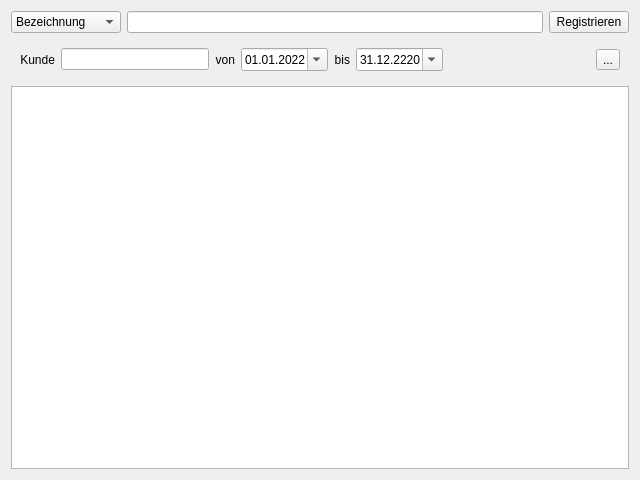
<?xml version="1.0" encoding="UTF-8"?>
<ui version="4.0">
 <class>Goods_Out</class>
 <widget class="QWidget" name="Goods_Out">
  <property name="geometry">
   <rect>
    <x>0</x>
    <y>0</y>
    <width>640</width>
    <height>480</height>
   </rect>
  </property>
  <property name="windowTitle">
   <string>Warenausgang</string>
  </property>
  <property name="locale">
   <locale language="German" country="Germany"/>
  </property>
  <layout class="QVBoxLayout" name="verticalLayout">
   <item>
    <widget class="QFrame" name="fr_search">
     <property name="frameShape">
      <enum>QFrame::NoFrame</enum>
     </property>
     <property name="frameShadow">
      <enum>QFrame::Raised</enum>
     </property>
     <layout class="QHBoxLayout" name="horizontalLayout">
      <property name="leftMargin">
       <number>0</number>
      </property>
      <property name="topMargin">
       <number>0</number>
      </property>
      <property name="rightMargin">
       <number>0</number>
      </property>
      <property name="bottomMargin">
       <number>0</number>
      </property>
      <item>
       <widget class="QComboBox" name="cb_search">
        <property name="minimumSize">
         <size>
          <width>110</width>
          <height>0</height>
         </size>
        </property>
        <item>
         <property name="text">
          <string>Bezeichnung</string>
         </property>
        </item>
        <item>
         <property name="text">
          <string>Name</string>
         </property>
        </item>
        <item>
         <property name="text">
          <string>EAN</string>
         </property>
        </item>
       </widget>
      </item>
      <item>
       <widget class="QLineEdit" name="le_search">
        <property name="frame">
         <bool>true</bool>
        </property>
       </widget>
      </item>
      <item>
       <widget class="QPushButton" name="pb_search">
        <property name="toolTip">
         <string>Artikel im Warenausgang registrieren</string>
        </property>
        <property name="text">
         <string>Registrieren</string>
        </property>
       </widget>
      </item>
     </layout>
    </widget>
   </item>
   <item>
    <widget class="QFrame" name="fr_search_options">
     <property name="frameShape">
      <enum>QFrame::NoFrame</enum>
     </property>
     <property name="frameShadow">
      <enum>QFrame::Raised</enum>
     </property>
     <layout class="QHBoxLayout" name="horizontalLayout_2">
      <item>
       <widget class="QLabel" name="l_customer">
        <property name="text">
         <string>Kunde</string>
        </property>
        <property name="alignment">
         <set>Qt::AlignRight|Qt::AlignTrailing|Qt::AlignVCenter</set>
        </property>
       </widget>
      </item>
      <item>
       <widget class="QLineEdit" name="le_customer">
        <property name="minimumSize">
         <size>
          <width>0</width>
          <height>0</height>
         </size>
        </property>
        <property name="toolTip">
         <string/>
        </property>
       </widget>
      </item>
      <item>
       <widget class="QLabel" name="l_date_from">
        <property name="text">
         <string>von</string>
        </property>
        <property name="alignment">
         <set>Qt::AlignRight|Qt::AlignTrailing|Qt::AlignVCenter</set>
        </property>
       </widget>
      </item>
      <item>
       <widget class="QDateEdit" name="date_from">
        <property name="dateTime">
         <datetime>
          <hour>0</hour>
          <minute>0</minute>
          <second>0</second>
          <year>2022</year>
          <month>1</month>
          <day>1</day>
         </datetime>
        </property>
        <property name="displayFormat">
         <string>dd.MM.yyyy</string>
        </property>
        <property name="calendarPopup">
         <bool>true</bool>
        </property>
       </widget>
      </item>
      <item>
       <widget class="QLabel" name="l_date_to">
        <property name="text">
         <string>bis</string>
        </property>
        <property name="alignment">
         <set>Qt::AlignRight|Qt::AlignTrailing|Qt::AlignVCenter</set>
        </property>
       </widget>
      </item>
      <item>
       <widget class="QDateEdit" name="date_to">
        <property name="minimumSize">
         <size>
          <width>0</width>
          <height>0</height>
         </size>
        </property>
        <property name="dateTime">
         <datetime>
          <hour>0</hour>
          <minute>0</minute>
          <second>0</second>
          <year>2220</year>
          <month>12</month>
          <day>31</day>
         </datetime>
        </property>
        <property name="displayFormat">
         <string>dd.MM.yyyy</string>
        </property>
        <property name="calendarPopup">
         <bool>true</bool>
        </property>
       </widget>
      </item>
      <item>
       <spacer name="horizontalSpacer">
        <property name="orientation">
         <enum>Qt::Horizontal</enum>
        </property>
        <property name="sizeHint" stdset="0">
         <size>
          <width>40</width>
          <height>20</height>
         </size>
        </property>
       </spacer>
      </item>
      <item>
       <widget class="QToolButton" name="tb_csv">
        <property name="toolTip">
         <string>Auftragsliste als CSV exportieren</string>
        </property>
        <property name="text">
         <string>...</string>
        </property>
       </widget>
      </item>
     </layout>
    </widget>
   </item>
   <item>
    <widget class="QTableView" name="table_articles">
     <property name="toolTip">
      <string>Tabelle von Artikeln</string>
     </property>
     <property name="editTriggers">
      <set>QAbstractItemView::NoEditTriggers</set>
     </property>
     <property name="selectionBehavior">
      <enum>QAbstractItemView::SelectRows</enum>
     </property>
    </widget>
   </item>
  </layout>
 </widget>
 <tabstops>
  <tabstop>cb_search</tabstop>
  <tabstop>le_search</tabstop>
  <tabstop>pb_search</tabstop>
  <tabstop>le_customer</tabstop>
  <tabstop>date_from</tabstop>
  <tabstop>date_to</tabstop>
  <tabstop>table_articles</tabstop>
 </tabstops>
 <resources/>
 <connections/>
</ui>
